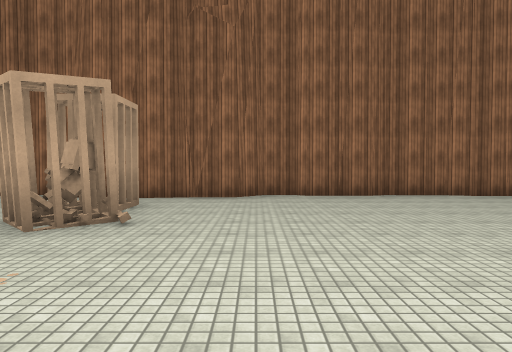
[1] (above)

22 first-person views from a walk through a Unity game level. The camera is 1.5 m above the floor, tilts 2° down and sees 70° across. The floor is counted in squares, 2 m on a side. Each view is taken from the middle of a square. On the plan, view 1 faces up. The plan holds only what a view shows up to about 11 squares ahead; the rest is blank. The place goes on beyond the plan. Some surface patterns are stand-ins.

[2]
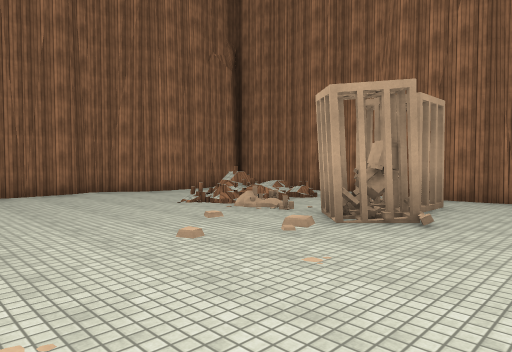

[3]
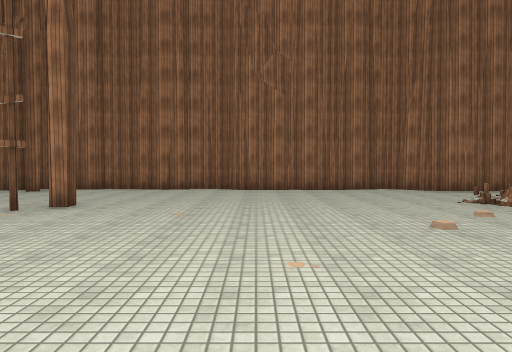

[4]
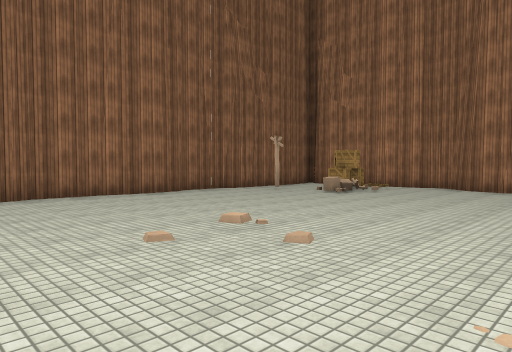

[5]
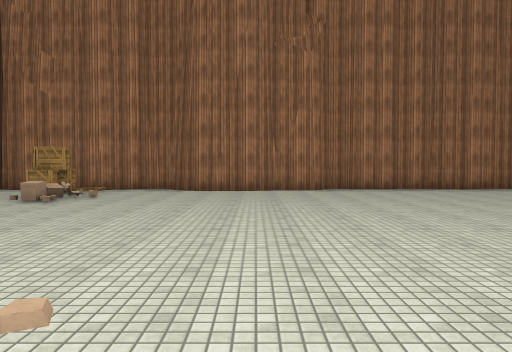

[6]
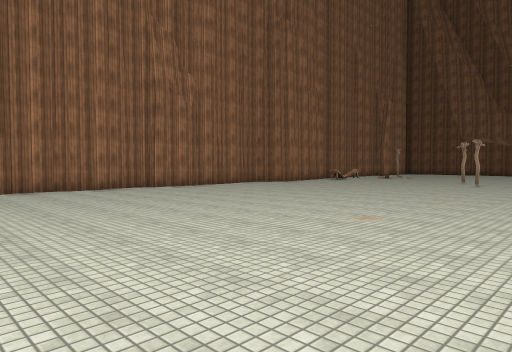

[7]
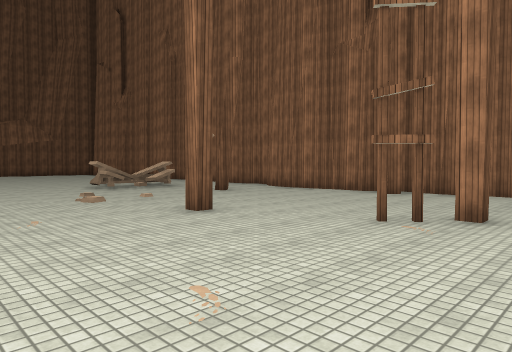

[8]
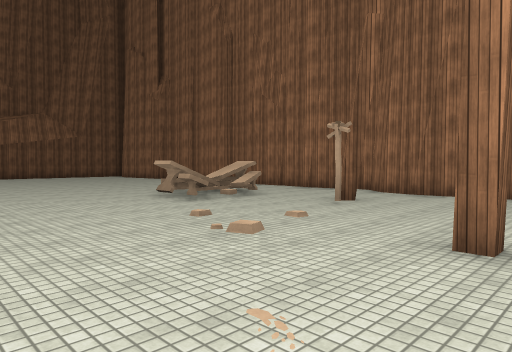

[9]
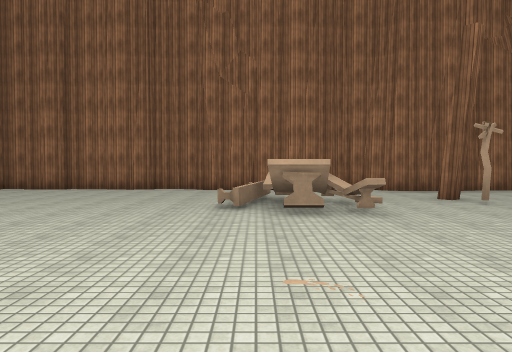

[10]
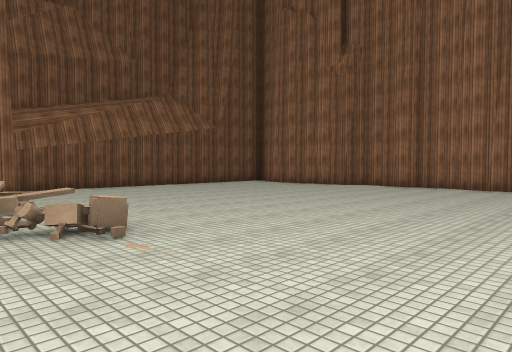

[11]
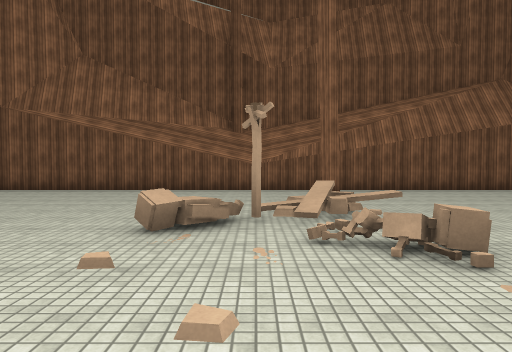

[12]
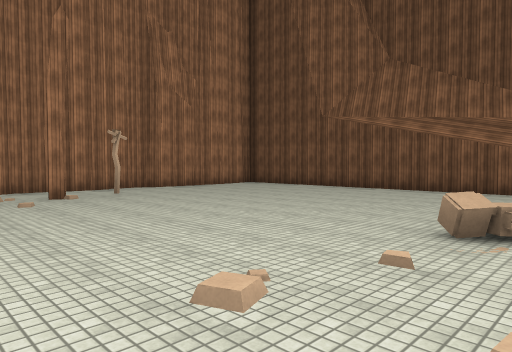

[13]
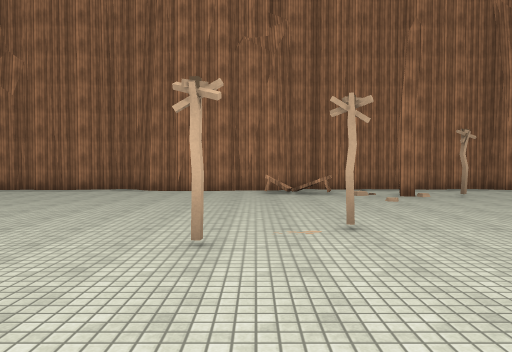

[14]
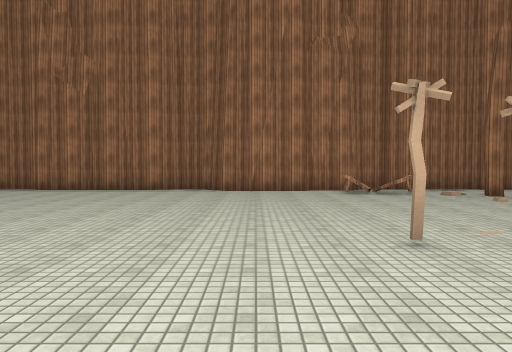

[15]
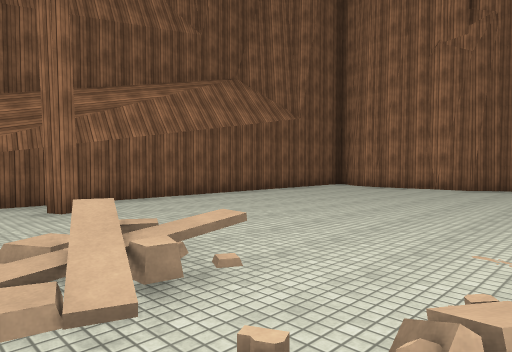

[16]
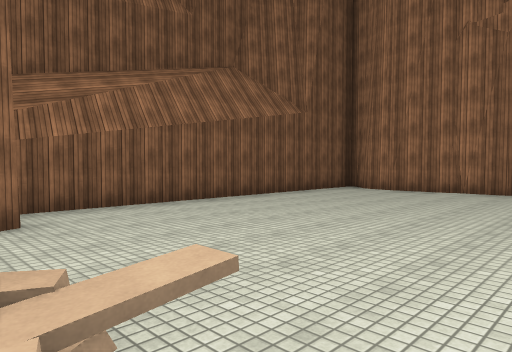

[17]
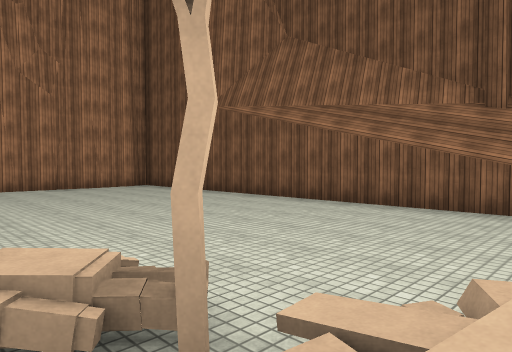

[18]
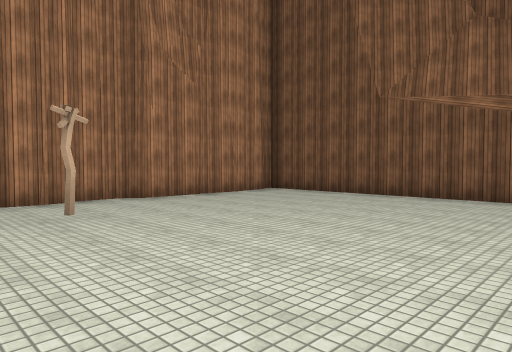

[19]
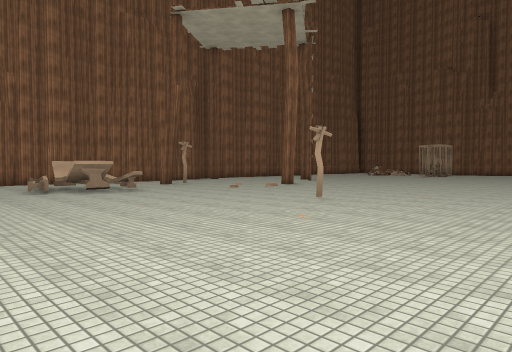

[20]
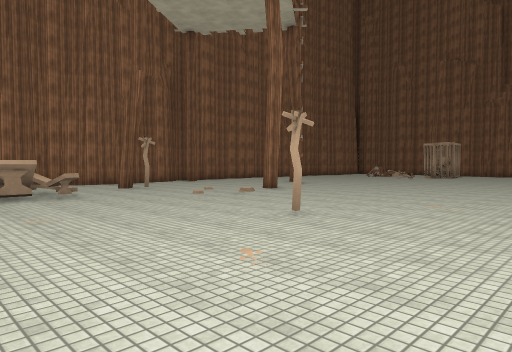

[21]
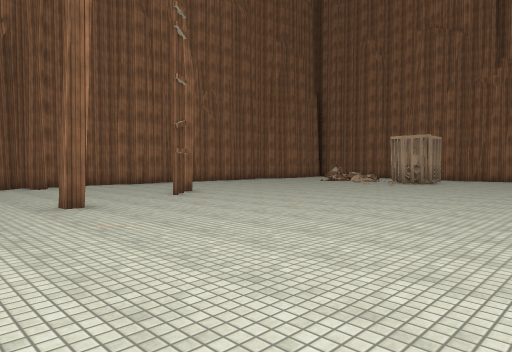

[22]
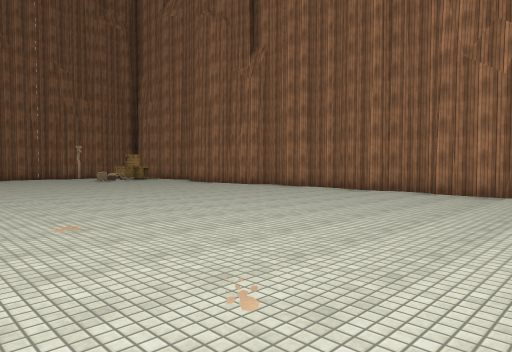

### Floor plan
Key: @ floor where view 1 was taken; # wall or solid block; x gap in a wall; . main floor; : floor 0.25 m higher than the main floor; + floor 0.5 m higher than the main floor; / step, stairs or slope; C cage; R crate; B bench; O other object.
Columns run from 10 left of view 1 to 13 right of it. Each row starts with its distance up from view 1.
  9    ###   ##########
  8     .  ###..........   #
  7  #  +.  #..........O.. #
  6  #. #..CC............R #
  5 ##..x..CC..........OO..#
  4 #.......C..............#
  3 #.....................##
  2 #.....................#
  1 #.....................#
  0 #.........@...........##
 -1 #......................#
 -2 #......................#
 -3 #......................#
 -4 #....#.................#
 -5 #......................#
 -6 ##.....................#
 -7  #.....#...............#
 -8  #.....................#
 -9  #.....................#
-10 ##..O..................#
-11 #..........O...........#
-12 #.....................##
-13 #...OO................#
-14 #..OOO.........O......#
-15 #.....................##
-16 #...............O......#
-17 #....................B.#
-18 #...................#..#
-19 #.........OO...........#
-20 #........../.O......O..#
-21 #.........O/O/.........#
-22 ##.........:...........#
-23  #.....................#
-24  #.....................#
-25  #........#............#
-26  ......................#
-27   ######################

Where each view was taken, in squares from view 1:
view 1: 0 up, 0 right, facing up
view 2: 0 up, 0 right, facing up-left
view 3: 0 up, 1 right, facing left
view 4: 0 up, 1 right, facing up-right
view 5: 1 up, 2 right, facing right
view 6: 1 down, 2 right, facing down-right
view 7: 2 down, 0 right, facing down-left
view 8: 6 down, 0 right, facing down-left
view 9: 14 down, 1 right, facing left
view 10: 15 down, 2 right, facing down-left
view 11: 16 down, 2 right, facing down
view 12: 16 down, 2 right, facing down-right
view 13: 15 down, 2 right, facing right
view 14: 13 down, 2 right, facing right
view 15: 19 down, 2 right, facing down-left
view 16: 20 down, 1 right, facing down-left
view 17: 20 down, 1 right, facing down-right
view 18: 18 down, 5 right, facing down-right
view 19: 17 down, 5 right, facing up-left
view 20: 15 down, 4 right, facing up-left
view 21: 9 down, 3 right, facing up-left
view 22: 10 down, 3 right, facing up-right
